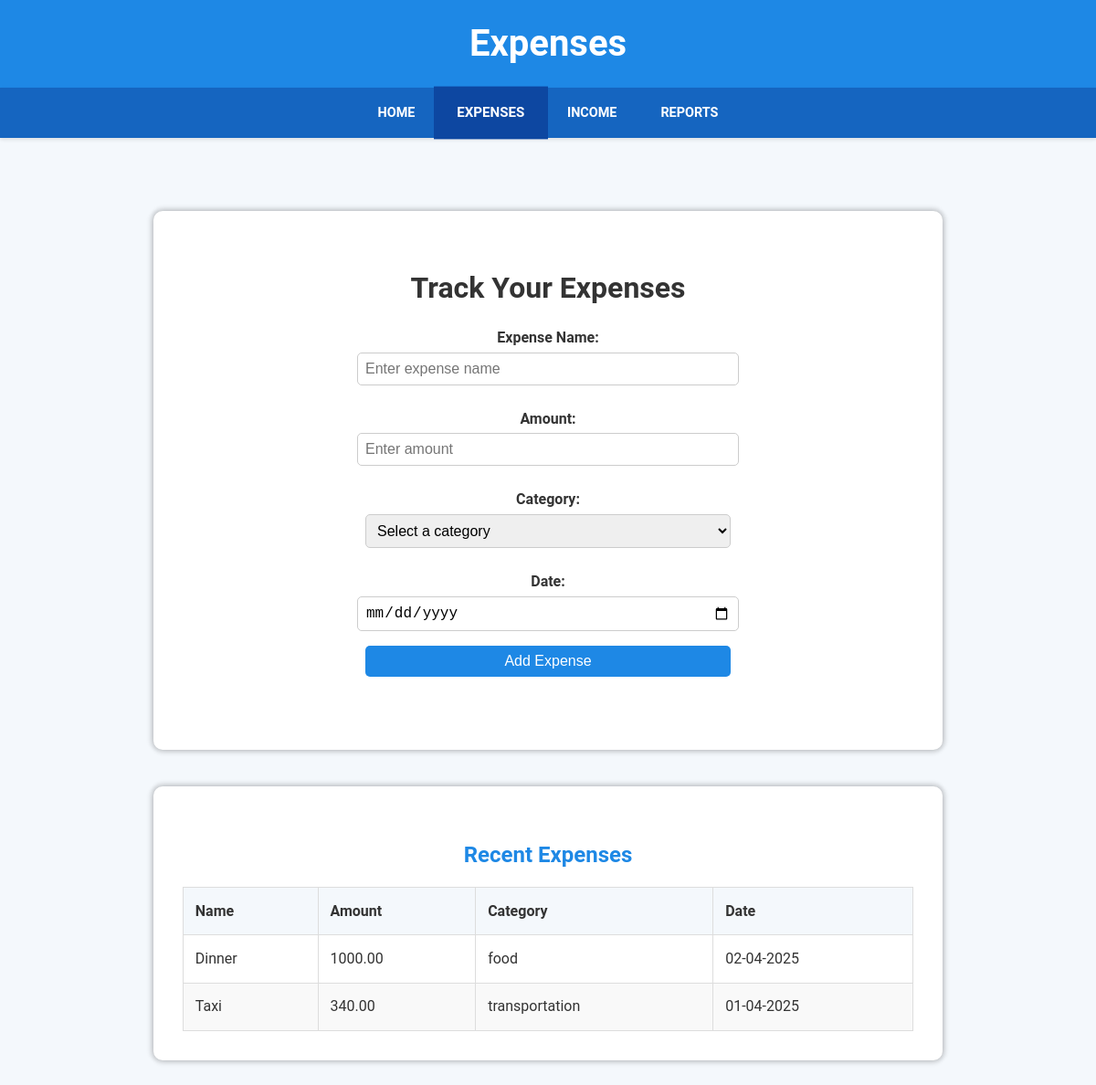
Page /expense (signed in) on the earlier database version.
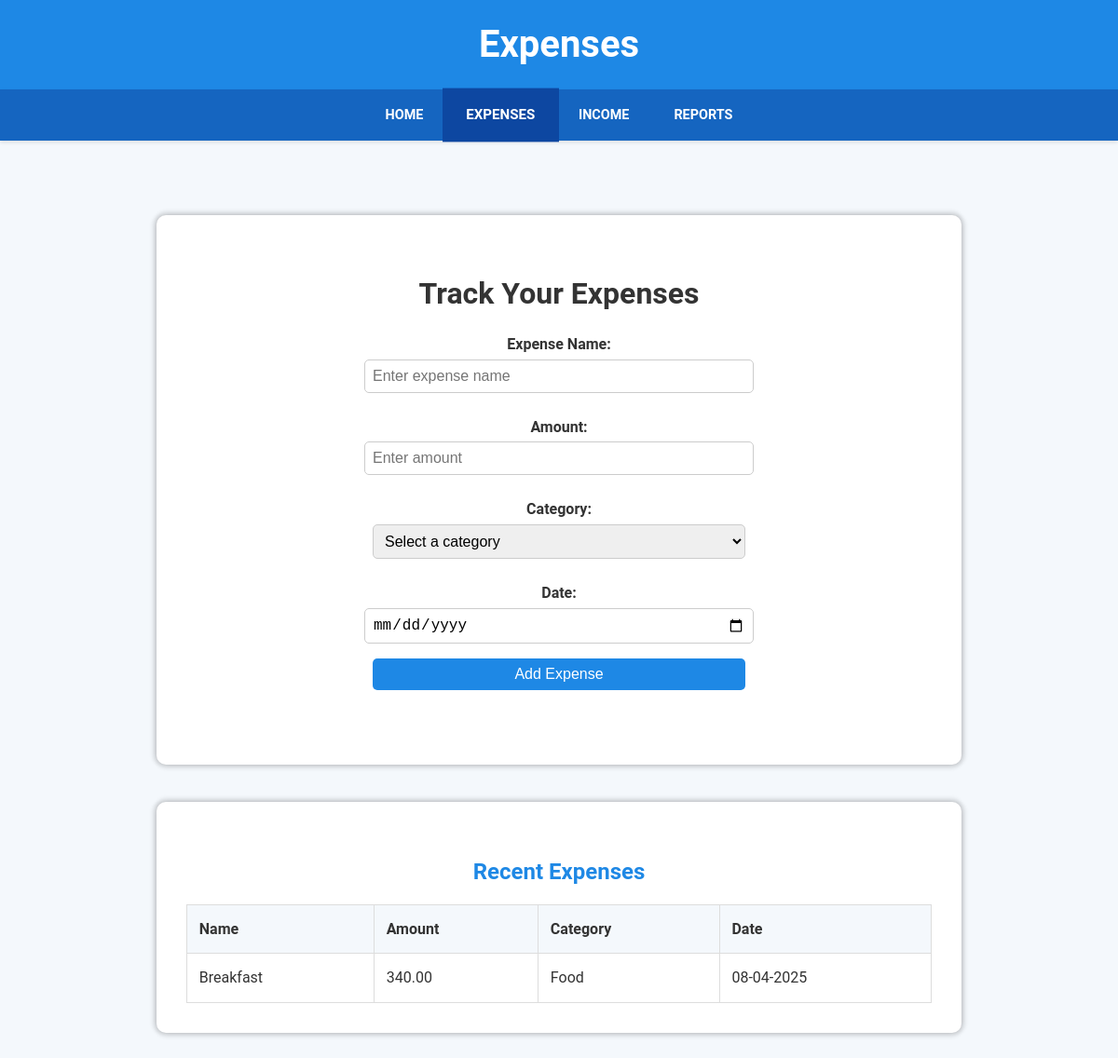
Same page on the later database version.
### database.py (models this page shows)
class TransactionModel(db.Model):
    __tablename__ = 'transactions'
    transaction_id = db.Column(db.Integer, primary_key=True)
    user_id = db.Column(db.Integer, db.ForeignKey('users.id'))
    amount = db.Column(db.Numeric(10, 2), nullable=False)
    description = db.Column(db.String(255))
    source = db.Column(db.String(50))
    date = db.Column(db.DateTime, default=datetime.utcnow)

### app.py (the view, shortened to what this page needs)
@app.route('/expense', methods=['GET', 'POST'])
@login_required
def expense():
    recent_expenses = TransactionModel.query.filter_by(user_id=current_user.id).filter(TransactionModel.description!="Income").order_by(TransactionModel.date.desc()).limit(5).all()
    return render_template('expense.html', recent_expenses=recent_expenses)

### app.py (called while the page is built)
@login_manager.user_loader
def load_user(user_id):
    return UserModel.query.get(int(user_id))

### templates/expense.html (shortened to what this page needs)
<!DOCTYPE html>
<html lang="en">
<head>
</head>
<body>
    <header>
        <h1>Expenses</h1>
    </header>
    <nav>
        <a href="{{ url_for('index') }}">Home</a>
        <a href="{{ url_for('expense') }}" class="active">Expenses</a>
        <a href="{{ url_for('income') }}">Income</a>
        <a href="{{ url_for('reports') }}">Reports</a>
    </nav>
    <main>
        <section>
            <h2>Track Your Expenses</h2>
            <form action="/expense" method="POST">
                <label for="expense-name">Expense Name:</label>
                <input type="text" id="expense-name" name="expense_name" placeholder="Enter expense name" required>
                <label for="expense-amount">Amount:</label>
                <input type="number" id="expense-amount" name="expense_amount" step="0.01" placeholder="Enter amount"
                    required>
                <label for="expense-category">Category:</label>
                <select id="expense-category" name="expense_category" required>
                    <option value="" disabled selected>Select a category</option>
                </select>
                <label for="expense-date">Date:</label>
                <input type="date" id="expense-date" name="expense_date" required>
                <div style="text-align: center;">
                    <button type="submit">Add Expense</button>
                </div>
            </form>
        </section>
        <section>
            <h3>Recent Expenses</h3>
            <table>
                <thead>
                    <tr>
                        <th>Name</th>
                        <th>Amount</th>
                        <th>Category</th>
                        <th>Date</th>
                    </tr>
                </thead>
                <tbody>
                    {% for expense in recent_expenses %}
                    <tr>
                        <td>{{ expense.description }}</td>
                        <td>{{ '%.2f'|format(expense.amount) }}</td>
                        <td>{{ expense.source }}</td>
                        <td>{{ expense.date.strftime('%d-%m-%Y') }}</td>
                    </tr>
                    {% else %}
                    <tr>
                        <td colspan="4">No recent expenses found.</td>
                    </tr>
                    {% endfor %}
                </tbody>
            </table>
        </section>
    </main>
</body>
</html>

### templates/expense.html (style rules this page uses)
body { font-family: 'Roboto', sans-serif; margin: 0; padding: 0; background-color: #f4f8fc; color: #333; line-height: 1.6; }
header { background-color: #1e88e5; color: white; padding: 1rem 0; text-align: center; box-shadow: 0 4px 6px rgba(0, 0, 0, 0.1); }
header h1 { margin: 0; font-size: 2.5rem; }
nav { display: flex; justify-content: center; background-color: #1565c0; box-shadow: 0 2px 4px rgba(0, 0, 0, 0.1); }
nav a { color: white; padding: 1rem 1.5rem; text-decoration: none; text-transform: uppercase; font-weight: bold; font-size: 0.9rem; transition: background-color 0.3s ease, transform 0.2s ease; }
nav a:hover, nav a.active { background-color: #0d47a1; transform: scale(1.05); }
main { padding: 2.5rem; text-align: center; }
main h2 { font-size: 2rem; margin-bottom: 1rem; }
form { margin-bottom: 2rem; }
form label { display: block; margin: 0.5rem 0 0.2rem; font-weight: bold; }
form input, form select, form button { width: 100%; max-width: 400px; padding: 0.5rem; margin-bottom: 1rem; border: 1px solid #ccc; border-radius: 5px; font-size: 1rem; }
form button { background-color: #1e88e5; color: white; border: none; cursor: pointer; transition: background-color 0.3s ease; }
section { margin: 2.5rem auto; padding: 2rem; background-color: #ffffff; border-radius: 10px; box-shadow: 0 4px 4px 0 rgba(0, 0, 0, 0.1), 0 -4px 4px 0 rgba(0, 0, 0, 0.1), 4px 0 4px 0 rgba(0, 0, 0, 0.1), -4px 0 4px 0 rgba(0, 0, 0, 0.1); max-width: 800px; }
section h3 { font-size: 1.5rem; margin-bottom: 1rem; color: #1e88e5; }
table { width: 100%; border-collapse: collapse; margin-top: 1rem; }
table th, table td { padding: 0.8rem; text-align: left; border: 1px solid #ddd; }
table th { background-color: #f4f8fc; color: #333; }

Differences in the rows shown:
no longer on this page (row edited): TransactionModel: description "Taxi", amount "340.00", source "transportation", date "01-04-2025"
changed TransactionModel: description "Dinner" → "Breakfast"; amount "1000.00" → "340.00"; source "food" → "Food"; date "02-04-2025" → "08-04-2025"
